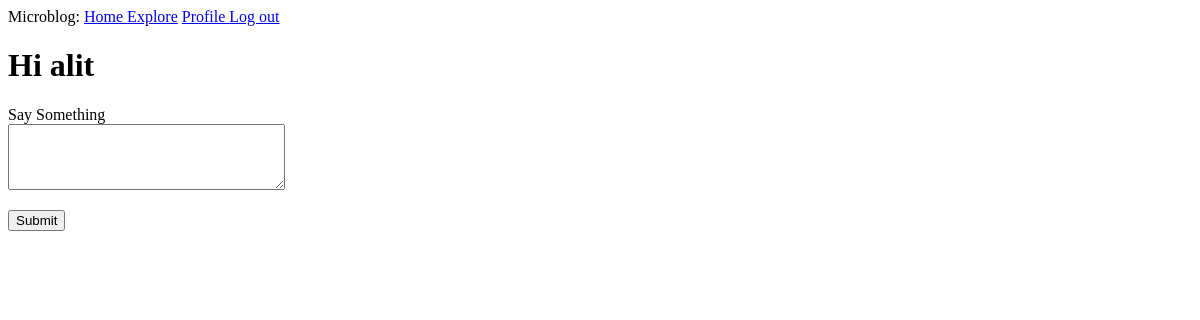
Before: /index (signed in) with the older database file.
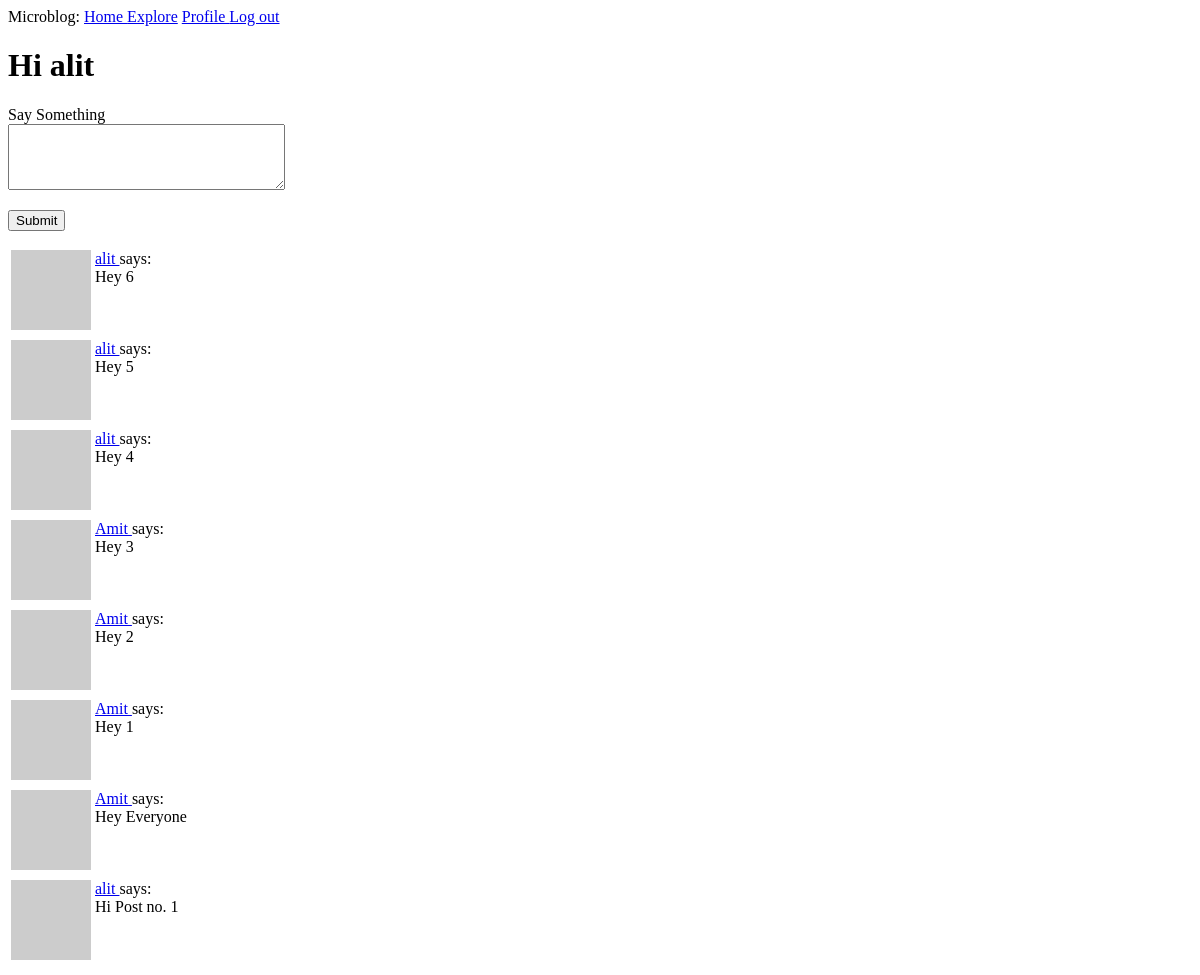
After: the same page with the newer database file.
### app/models.py (models this page shows, shortened)
class User(UserMixin,db.Model):
    id = db.Column(db.Integer,primary_key = True)
    username = db.Column(db.String(64),index = True, unique = True)
    email = db.Column(db.String(120),index = True, unique = True)
    password_hash = db.Column(db.String(120))
    posts = db.relationship('Post', backref= 'author', lazy = 'dynamic')
    about_me = db.Column(db.String(140))
    last_seen = db.Column(db.DateTime, default=datetime.utcnow)
    followed = db.relationship(
        'User', secondary=followers,
        primaryjoin=(followers.c.follower_id == id),
        secondaryjoin=(followers.c.followed_id == id),
        backref=db.backref('followers', lazy='dynamic'), lazy='dynamic')
    def avatar(self,size):
        digest = md5(self.email.lower().encode('utf-8')).hexdigest()
        print('https://www.gravatar.com/avatar/{}?d=identicon&s={}'.format(digest, size))
        return 'https://www.gravatar.com/avatar/{}?d=identicon&s={}'.format(digest, size)
    def followed_posts(self):
        followed = Post.query.join(
            followers, (followers.c.followed_id == Post.user_id)).filter(
                followers.c.follower_id == self.id)
        return followed.union(self.posts).order_by(
                    Post.timestamp.desc())

class Post(db.Model):
    id  = db.Column(db.Integer,primary_key = True)
    body = db.Column(db.String(120))
    timestamp =  db.Column(db.DateTime,index = True, default=datetime.utcnow)
    user_id = db.Column(db.Integer,db.ForeignKey('user.id'))

### app/routes.py (the view)
@app.route('/',methods = ['GET','POST'])
@app.route('/index',methods = ['GET','POST'])
@login_required
def index():
    form = Postform()
    if form.validate_on_submit():
        post = Post(body= form.post.data,author = current_user)
        db.session.add(post)
        db.session.commit()
        flash('Post is now Live')
        return redirect(url_for('index'))
    posts = current_user.followed_posts().all()
    return render_template('index.html',title = 'Home',posts = posts,form=form )

### app/forms.py
class Postform(FlaskForm):
    post = TextAreaField('Say Something', validators=[DataRequired(),Length(min=1,max=140)])
    submit = SubmitField('Submit')

### app/models.py (called while the page is built)
@login.user_loader
def load_user(id):
    return User.query.get(int(id))

### app/routes.py (called while the page is built)
@app.before_request
def before_request():
    if current_user.is_authenticated:
        current_user.last_seen = datetime.utcnow()
        db.session.commit()

### app/templates/index.html (shortened to what this page needs)
{% extends "base.html" %}
{% block content %}
    <h1>
        Hi {{ current_user.username }}
    </h1>
    {% if form %}
    <form action="" method="post">
        <p>
            {{ form.post.label }}<br>
            {{ form.post(cols=32, rows=4) }}<br>
        </p>
        <p> {{ form.submit() }} </p>
    </form>
    {% endif %}
    {% for post in posts %}
        {% include "_post.html" %}
    {% endfor %}
    {% endblock %}

### app/templates/base.html (shortened to what this page needs)
<!DOCTYPE html>
<html lang="en">
<head>
</head>
<body>
    <div> Microblog:
        <a href=" {{ url_for('index') }} "> Home </a>
        <a href="{{ url_for('explore') }}">Explore</a>
        {% if current_user.is_anonymous %}
        <a href=" {{ url_for('login') }} ">Sign Up</a>
        {% else %}
        <a href="{{ url_for('user',username=current_user.username)}}"> Profile </a>
         <a href=" {{ url_for('logout') }} ">Log out</a>
        {% endif %}
    </div>
    {% block content %} {% endblock %}
</body>
</html>

### app/templates/_post.html
<table>
    <tr valign = "top" >
        <td><img src="{{ post.author.avatar(36) }}" alt=""></td>
        <td>
        <a href="{{ url_for('user',username=post.author.username) }}">{{ post.author.username }} </a> says:<br>{{ post.body }}</td>
    </tr>
</table>

Changed rows visible on the page:
added Post: author.username "alit", body "Hey 6"
added Post: author.username "alit", body "Hey 5"
added Post: author.username "alit", body "Hey 4"
added Post: author.username "Amit", body "Hey 3"
added Post: author.username "Amit", body "Hey 2"
added Post: author.username "Amit", body "Hey 1"
added Post: author.username "Amit", body "Hey Everyone"
added Post: author.username "alit", body "Hi Post no. 1"
